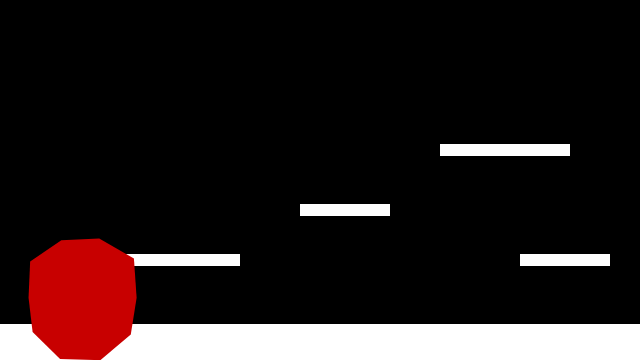
Frame 1 (no input)
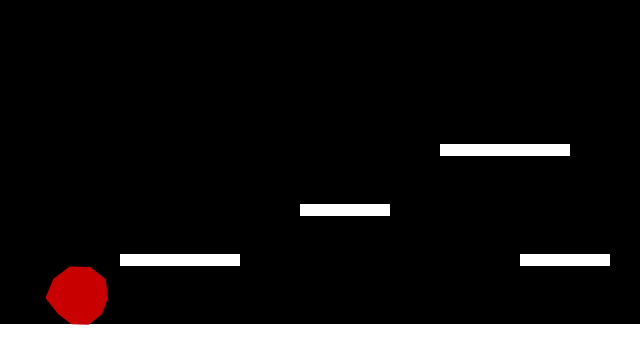
Frame 60 (no input)
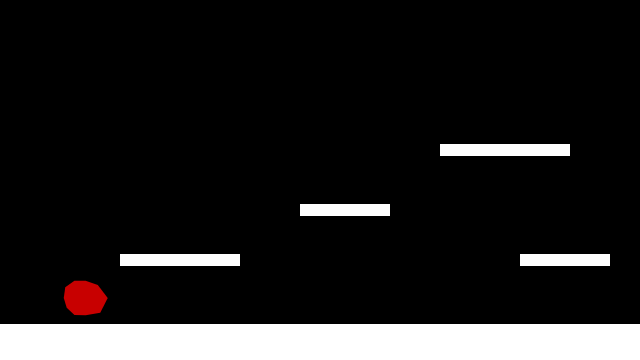
Frame 120 (the mouse pressed at the canvas centre since frame 60)

The p5.js sketch that drew these frames (run headless with seeded random() and noise() and a simulated clock; from frame 60 on, the mouse is pressed at the canvas centre):

// p5.js sketch
// ── sketch.js
// Y-position of the floor (ground level)
let floorY3;

// Player character (soft, animated blob)
let blob3 = {
  // Position (centre of the blob)
  x: 80,
  y: 0,

  // Visual properties
  r: 26, // Base radius
  points: 10, // Number of points used to draw the blob
  wobble: -70, // Edge deformation amount
  wobbleFreq: 0.2, // Edge deformation frequency

  // Time values for breathing animation
  t: 0,
  tSpeed: 0.01,

  // Physics: velocity
  vx: 0, // Horizontal velocity
  vy: 0, // Vertical velocity

  // Movement tuning
  accel: 0.55, // Horizontal acceleration
  maxRun: 4.0, // Maximum horizontal speed
  gravity: 0.65, // Downward force
  jumpV: -11.0, // Initial jump impulse

  // State
  onGround: false, // True when standing on a platform

  // Friction
  frictionAir: 0.995, // Light friction in air
  frictionGround: 0.88, // Stronger friction on ground
};

// List of solid platforms the blob can stand on
// Each platform is an axis-aligned rectangle (AABB)
let platforms = [];

function setup() {
  createCanvas(640, 360);

  // Define the floor height
  floorY3 = height - 36;

  noStroke();
  textFont("sans-serif");
  textSize(14);

  // Create platforms (floor + steps)
  platforms = [
    { x: 0, y: floorY3, w: width, h: height - floorY3 }, // floor
    { x: 120, y: floorY3 - 70, w: 120, h: 12 }, // low step
    { x: 300, y: floorY3 - 120, w: 90, h: 12 }, // mid step
    { x: 440, y: floorY3 - 180, w: 130, h: 12 }, // high step
    { x: 520, y: floorY3 - 70, w: 90, h: 12 }, // return ramp
  ];

  // Start the blob resting on the floor
  blob3.y = floorY3 - blob3.r - 1;
}

function draw() {
  background(0, 0, 0);

  // --- Draw all platforms ---
  fill(300);
  for (const p of platforms) {
    rect(p.x, p.y, p.w, p.h);
  }

  // --- Input: left/right movement ---
  let move = 0;
  if (keyIsDown(65) || keyIsDown(LEFT_ARROW)) move -= 1; // A or ←
  if (keyIsDown(68) || keyIsDown(RIGHT_ARROW)) move += 1; // D or →
  blob3.vx += blob3.accel * move;

  // --- Apply friction and clamp speed ---
  blob3.vx *= blob3.onGround ? blob3.frictionGround : blob3.frictionAir;
  blob3.vx = constrain(blob3.vx, -blob3.maxRun, blob3.maxRun);

  // --- Apply gravity ---
  blob3.vy += blob3.gravity;

  // --- Collision representation ---
  // We collide using a rectangle (AABB),
  // even though the blob is drawn as a circle
  let box = {
    x: blob3.x - blob3.r,
    y: blob3.y - blob3.r,
    w: blob3.r * 2,
    h: blob3.r * 2,
  };

  // --- STEP 1: Move horizontally, then resolve X collisions ---
  box.x += blob3.vx;
  for (const s of platforms) {
    if (overlap(box, s)) {
      if (blob3.vx > 0) {
        // Moving right → hit the left side of a platform
        box.x = s.x - box.w;
      } else if (blob3.vx < 0) {
        // Moving left → hit the right side of a platform
        box.x = s.x + s.w;
      }
      blob3.vx = 0;
    }
  }

  // --- STEP 2: Move vertically, then resolve Y collisions ---
  box.y += blob3.vy;
  blob3.onGround = false;

  for (const s of platforms) {
    if (overlap(box, s)) {
      if (blob3.vy > 0) {
        // Falling → land on top of a platform
        box.y = s.y - box.h;
        blob3.vy = 0;
        blob3.onGround = true;
      } else if (blob3.vy < 0) {
        // Rising → hit the underside of a platform
        box.y = s.y + s.h;
        blob3.vy = 0;
      }
    }
  }

  // --- Convert collision box back to blob centre ---
  blob3.x = box.x + box.w / 2;
  blob3.y = box.y + box.h / 2;

  // Keep blob inside the canvas horizontally
  blob3.x = constrain(blob3.x, blob3.r, width - blob3.r);

  // --- Draw the animated blob ---
  blob3.t += blob3.tSpeed;
  drawBlobCircle(blob3);

  // --- HUD ---
  fill(0);
  text("Move: A/D or ←/→  •  Jump: Space/W/↑  •  Land on platforms", 10, 18);
}

// Axis-Aligned Bounding Box (AABB) overlap test
// Returns true if rectangles a and b intersect
function overlap(a, b) {
  return (
    a.x < b.x + b.w && a.x + a.w > b.x && a.y < b.y + b.h && a.y + a.h > b.y
  );
}

// Draws the blob using Perlin noise for a soft, breathing effect
function drawBlobCircle(b) {
  fill(200, 0, 0);
  beginShape();

  for (let i = 0; i < b.points; i++) {
    const a = (i / b.points) * TAU;

    // Noise-based radius offset
    const n = noise(
      cos(a) * b.wobbleFreq + 100,
      sin(a) * b.wobbleFreq + 100,
      b.t,
    );

    const r = b.r + map(n, 0, 1, -b.wobble, b.wobble);

    vertex(b.x + cos(a) * r, b.y + sin(a) * r);
  }

  endShape(CLOSE);
}

// Jump input (only allowed when grounded)
function keyPressed() {
  if (
    (key === " " || key === "W" || key === "w" || keyCode === UP_ARROW) &&
    blob3.onGround
  ) {
    blob3.vy = blob3.jumpV;
    blob3.onGround = false;
  }
}

/* In-class tweaks for experimentation:
   • Add a new platform:
     platforms.push({ x: 220, y: floorY3 - 150, w: 80, h: 12 });

   • “Ice” feel → frictionGround = 0.95
   • “Sand” feel → frictionGround = 0.80
*/
